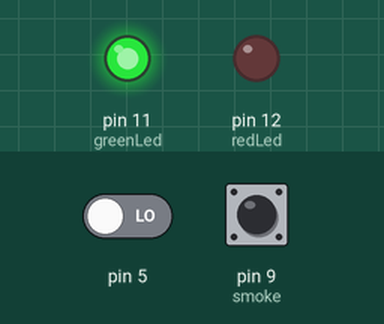
Recording of a sketch running on a simulated Arduino Uno, built with avr-gcc and run on an emulated ATmega328P. On the bench: output pins drawn as LEDs (lit = HIGH). The inputs (shaded band) are chosen by the test bench; at power-on: pin 9 (smoke) LOW, pin 5 LOW.

Above: at 1.2 s.
1.3 s: pin 9 (smoke) pulled HIGH for 0.15 s
At 1.37 s:
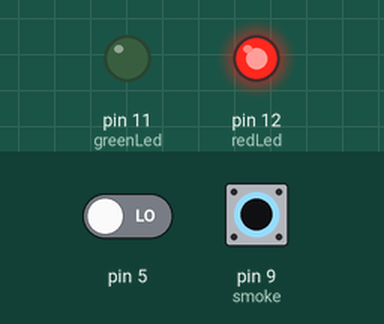
2.9 s: pin 9 (smoke) pulled HIGH for 3.2 s
At 6.9 s:
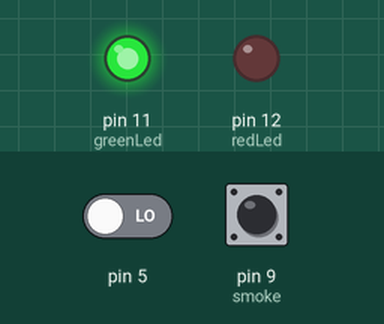
Timing chart, 0 to 8.4 s (numbered marks = the images above; inputs shaded):
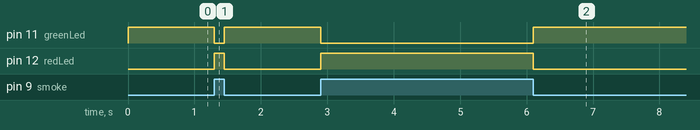

The sketch:

sketch_jul23a.ino
```cpp
int redLed = 12;
int greenLed = 11;
int smoke=9;


void setup() {
  pinMode(redLed, OUTPUT);
  pinMode(greenLed, OUTPUT);

  pinMode(smoke, INPUT);
  pinMode(5, INPUT);


}

void loop() {
  int Sensor = digitalRead(smoke);
int sw=digitalRead(5);


  if (Sensor == HIGH )
  {
    digitalWrite(redLed, HIGH);
    digitalWrite(greenLed, LOW);

  }
  else
  {
    digitalWrite(redLed, LOW);
    digitalWrite(greenLed, HIGH);

  }


}
```

Measured:
- after the input at 1.3 s, pin 11 (greenLed): HIGH → LOW at once, → HIGH 0.15 s later; pin 12 (redLed): LOW → HIGH at once, → LOW 0.15 s later
- after the input at 2.9 s, pin 11 (greenLed): HIGH → LOW at once, → HIGH 3.2 s later; pin 12 (redLed): LOW → HIGH at once, → LOW 3.2 s later
